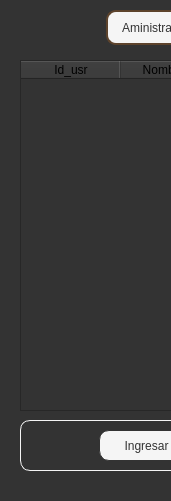
  <widget class="QWidget" name="content_employed" native="true">
   <property name="geometry">
    <rect>
     <x>920</x>
     <y>0</y>
     <width>171</width>
     <height>501</height>
    </rect>
   </property>
   <property name="minimumSize">
    <size>
     <width>1</width>
     <height>501</height>
    </size>
   </property>
   <property name="maximumSize">
    <size>
     <width>821</width>
     <height>501</height>
    </size>
   </property>
   <property name="styleSheet">
    <string notr="true">background-color: #333333;</string>
   </property>
   <widget class="QTableWidget" name="datos_empleados">
    <property name="geometry">
     <rect>
      <x>20</x>
      <y>60</y>
      <width>781</width>
      <height>351</height>
     </rect>
    </property>
    <property name="minimumSize">
     <size>
      <width>781</width>
      <height>351</height>
     </size>
    </property>
    <property name="maximumSize">
     <size>
      <width>781</width>
      <height>351</height>
     </size>
    </property>
    <column>
     <property name="text">
      <string>Id_usr</string>
     </property>
    </column>
    <column>
     <property name="text">
      <string>Nombre(s)</string>
     </property>
    </column>
    <column>
     <property name="text">
      <string>Apellido(s)</string>
     </property>
    </column>
    <column>
     <property name="text">
      <string>Rol</string>
     </property>
    </column>
    <column>
     <property name="text">
      <string>Email</string>
     </property>
    </column>
    <column>
     <property name="text">
      <string>Id_emp</string>
     </property>
    </column>
    <column>
     <property name="text">
      <string>Contraseña</string>
     </property>
    </column>
   </widget>
   <widget class="QWidget" name="widget_18" native="true">
    <property name="geometry">
     <rect>
      <x>20</x>
      <y>420</y>
      <width>781</width>
      <height>51</height>
     </rect>
    </property>
    <property name="minimumSize">
     <size>
      <width>781</width>
      <height>51</height>
     </size>
    </property>
    <property name="maximumSize">
     <size>
      <width>781</width>
      <height>51</height>
     </size>
    </property>
    <property name="styleSheet">
     <string notr="true">border: 1px solid #f5f5f5;
border-radius: 10px;</string>
    </property>
    <layout class="QHBoxLayout" name="horizontalLayout_19">
     <item>
      <spacer name="horizontalSpacer">
       <property name="orientation">
        <enum>Qt::Horizontal</enum>
       </property>
       <property name="sizeHint" stdset="0">
        <size>
         <width>66</width>
         <height>20</height>
        </size>
       </property>
      </spacer>
     </item>
     <item>
      <widget class="QPushButton" name="b_ingresa_emp">
       <property name="minimumSize">
        <size>
         <width>151</width>
         <height>31</height>
        </size>
       </property>
       <property name="maximumSize">
        <size>
         <width>151</width>
         <height>31</height>
        </size>
       </property>
       <property name="font">
        <font>
         <family>Segoe UI</family>
        </font>
       </property>
       <property name="styleSheet">
        <string notr="true">QPushButton {background-color: #f5f5f5;
        border: 1px solid #333333;
        border-radius: 10px;
		color: #333333
    }
    QPushButton:hover {background-color: #eaeaea;
    }
    QPushButton:pressed {background-color: #eaeaea;
    }</string>
       </property>
       <property name="text">
        <string>Ingresar empleado</string>
       </property>
      </widget>
     </item>
     <item>
      <spacer name="horizontalSpacer_2">
       <property name="orientation">
        <enum>Qt::Horizontal</enum>
       </property>
       <property name="sizeHint" stdset="0">
        <size>
         <width>65</width>
         <height>20</height>
        </size>
       </property>
      </spacer>
     </item>
     <item>
      <widget class="QPushButton" name="b_editar_emp">
       <property name="minimumSize">
        <size>
         <width>151</width>
         <height>31</height>
        </size>
       </property>
       <property name="maximumSize">
        <size>
         <width>151</width>
         <height>31</height>
        </size>
       </property>
       <property name="font">
        <font>
         <family>Segoe UI</family>
        </font>
       </property>
       <property name="styleSheet">
        <string notr="true">QPushButton {background-color: #f5f5f5;
        border: 1px solid #333333;
        border-radius: 10px;
		color: #333333
    }
    QPushButton:hover {background-color: #eaeaea;
    }
    QPushButton:pressed {background-color: #eaeaea;
    }</string>
       </property>
       <property name="text">
        <string>Editar empleado</string>
       </property>
      </widget>
     </item>
     <item>
      <spacer name="horizontalSpacer_3">
       <property name="orientation">
        <enum>Qt::Horizontal</enum>
       </property>
       <property name="sizeHint" stdset="0">
        <size>
         <width>66</width>
         <height>20</height>
        </size>
       </property>
      </spacer>
     </item>
     <item>
      <widget class="QPushButton" name="b_eliminar_emp_3">
       <property name="minimumSize">
        <size>
         <width>151</width>
         <height>31</height>
        </size>
       </property>
       <property name="maximumSize">
        <size>
         <width>151</width>
         <height>31</height>
        </size>
       </property>
       <property name="font">
        <font>
         <family>Segoe UI</family>
        </font>
       </property>
       <property name="styleSheet">
        <string notr="true">QPushButton {background-color: #f5f5f5;
        border: 1px solid #333333;
        border-radius: 10px;
		color: #333333
    }
    QPushButton:hover {background-color: #eaeaea;
    }
    QPushButton:pressed {background-color: #eaeaea;
    }</string>
       </property>
       <property name="text">
        <string>Eliminar empleado</string>
       </property>
      </widget>
     </item>
     <item>
      <spacer name="horizontalSpacer_4">
       <property name="orientation">
        <enum>Qt::Horizontal</enum>
       </property>
       <property name="sizeHint" stdset="0">
        <size>
         <width>65</width>
         <height>20</height>
        </size>
       </property>
      </spacer>
     </item>
    </layout>
   </widget>
   <widget class="QWidget" name="">
    <property name="geometry">
     <rect>
      <x>20</x>
      <y>10</y>
      <width>781</width>
      <height>35</height>
     </rect>
    </property>
    <layout class="QHBoxLayout" name="horizontalLayout_2">
     <property name="spacing">
      <number>0</number>
     </property>
     <item>
      <spacer name="horizontalSpacer_20">
       <property name="orientation">
        <enum>Qt::Horizontal</enum>
       </property>
       <property name="sizeHint" stdset="0">
        <size>
         <width>38</width>
         <height>28</height>
        </size>
       </property>
      </spacer>
     </item>
     <item>
      <layout class="QHBoxLayout" name="horizontalLayout">
       <property name="spacing">
        <number>0</number>
       </property>
       <item>
        <widget class="QLabel" name="label_15">
         <property name="minimumSize">
          <size>
           <width>101</width>
           <height>31</height>
          </size>
         </property>
         <property name="font">
          <font>
           <family>Segoe UI</family>
          </font>
         </property>
         <property name="styleSheet">
          <string notr="true">background-color: #f5f5f5;
border-left: 2px solid #5d432c;
border-top: 2px solid #5d432c;
border-bottom: 2px solid #5d432c;
border-right: 0;

border-top-left-radius: 10px;
border-bottom-left-radius: 10px;

color: #333333;</string>
         </property>
         <property name="text">
          <string>Aministrador:</string>
         </property>
         <property name="alignment">
          <set>Qt::AlignCenter</set>
         </property>
        </widget>
       </item>
       <item>
        <widget class="QLabel" name="encargado_name">
         <property name="minimumSize">
          <size>
           <width>281</width>
           <height>31</height>
          </size>
         </property>
         <property name="maximumSize">
          <size>
           <width>281</width>
           <height>31</height>
          </size>
         </property>
         <property name="font">
          <font>
           <family>Segoe UI</family>
          </font>
         </property>
         <property name="styleSheet">
          <string notr="true">background-color: #f5f5f5;
border-left: 2px solid #5d432c;
border-top: 2px solid #5d432c;
border-bottom: 2px solid #5d432c;
border-right: 0;

border-top-right-radius: 10px;
border-bottom-right-radius: 10px;

color: #333333</string>
         </property>
         <property name="text">
          <string>Jose Jafeth Gonzalez Lopez</string>
         </property>
         <property name="alignment">
          <set>Qt::AlignCenter</set>
         </property>
        </widget>
       </item>
      </layout>
     </item>
     <item>
      <spacer name="horizontalSpacer_6">
       <property name="orientation">
        <enum>Qt::Horizontal</enum>
       </property>
       <property name="sizeHint" stdset="0">
        <size>
         <width>78</width>
         <height>28</height>
        </size>
       </property>
      </spacer>
     </item>
     <item>
      <widget class="QLabel" name="cargo_label">
       <property name="minimumSize">
        <size>
         <width>141</width>
         <height>31</height>
        </size>
       </property>
       <property name="maximumSize">
        <size>
         <width>141</width>
         <height>31</height>
        </size>
       </property>
       <property name="font">
        <font>
         <family>Segoe UI</family>
        </font>
       </property>
       <property name="styleSheet">
        <string notr="true">background-color: #f5f5f5;
border: 2px solid #5d432c;
border-radius: 10px;
color: #333333</string>
       </property>
       <property name="text">
        <string>Administracion</string>
       </property>
       <property name="alignment">
        <set>Qt::AlignCenter</set>
       </property>
      </widget>
     </item>
     <item>
      <spacer name="horizontalSpacer_21">
       <property name="orientation">
        <enum>Qt::Horizontal</enum>
       </property>
       <property name="sizeHint" stdset="0">
        <size>
         <width>38</width>
         <height>28</height>
        </size>
       </property>
      </spacer>
     </item>
    </layout>
   </widget>
  </widget>
